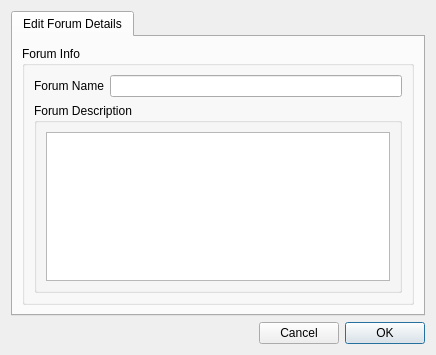
<?xml version="1.0" encoding="UTF-8"?>
<ui version="4.0">
 <class>EditForumDetails</class>
 <widget class="QDialog" name="EditForumDetails">
  <property name="geometry">
   <rect>
    <x>0</x>
    <y>0</y>
    <width>436</width>
    <height>355</height>
   </rect>
  </property>
  <property name="windowTitle">
   <string>Forum Details</string>
  </property>
  <property name="windowIcon">
   <iconset resource="../images.qrc">
    <normaloff>:/images/rstray3.png</normaloff>:/images/rstray3.png</iconset>
  </property>
  <layout class="QGridLayout" name="gridLayout_3">
   <item row="1" column="0">
    <layout class="QGridLayout" name="_2">
     <item row="0" column="0">
      <spacer>
       <property name="orientation">
        <enum>Qt::Horizontal</enum>
       </property>
       <property name="sizeHint" stdset="0">
        <size>
         <width>311</width>
         <height>20</height>
        </size>
       </property>
      </spacer>
     </item>
     <item row="0" column="1">
      <widget class="QPushButton" name="cancelButton">
       <property name="text">
        <string>Cancel</string>
       </property>
      </widget>
     </item>
     <item row="0" column="2">
      <widget class="QPushButton" name="applyButton">
       <property name="text">
        <string>OK</string>
       </property>
       <property name="autoDefault">
        <bool>false</bool>
       </property>
       <property name="default">
        <bool>true</bool>
       </property>
      </widget>
     </item>
    </layout>
   </item>
   <item row="0" column="0">
    <widget class="QTabWidget" name="stabWidget">
     <property name="currentIndex">
      <number>0</number>
     </property>
     <widget class="QWidget" name="tab">
      <attribute name="icon">
       <iconset resource="../images.qrc">
        <normaloff>:/images/info16.png</normaloff>:/images/info16.png</iconset>
      </attribute>
      <attribute name="title">
       <string>Edit Forum Details</string>
      </attribute>
      <layout class="QGridLayout" name="gridLayout_5">
       <item row="0" column="0">
        <widget class="QGroupBox" name="groupBox_2">
         <property name="title">
          <string>Forum Info</string>
         </property>
         <layout class="QGridLayout" name="gridLayout_2">
          <item row="0" column="0">
           <widget class="QLabel" name="label">
            <property name="text">
             <string>Forum Name</string>
            </property>
           </widget>
          </item>
          <item row="0" column="1">
           <widget class="QLineEdit" name="nameline"/>
          </item>
          <item row="1" column="0" colspan="2">
           <widget class="QGroupBox" name="groupBox">
            <property name="title">
             <string>Forum Description</string>
            </property>
            <layout class="QGridLayout" name="gridLayout">
             <item row="0" column="0">
              <widget class="QTextEdit" name="DescriptiontextEdit"/>
             </item>
            </layout>
           </widget>
          </item>
         </layout>
        </widget>
       </item>
      </layout>
     </widget>
    </widget>
   </item>
  </layout>
 </widget>
 <resources>
  <include location="../images.qrc"/>
 </resources>
 <connections>
  <connection>
   <sender>cancelButton</sender>
   <signal>clicked()</signal>
   <receiver>EditForumDetails</receiver>
   <slot>close()</slot>
   <hints>
    <hint type="sourcelabel">
     <x>307</x>
     <y>333</y>
    </hint>
    <hint type="destinationlabel">
     <x>217</x>
     <y>177</y>
    </hint>
   </hints>
  </connection>
 </connections>
</ui>
